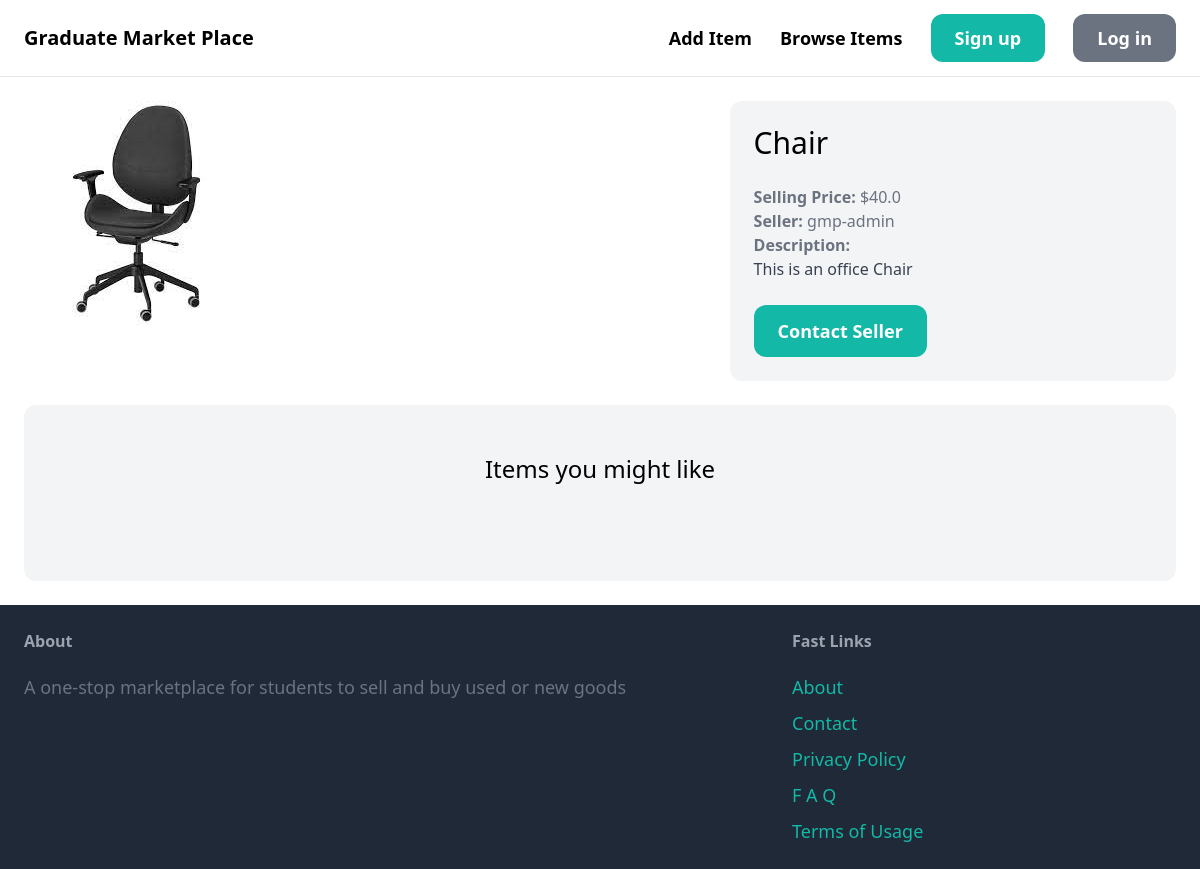
/items/2/, run on an earlier commit of the app's database.
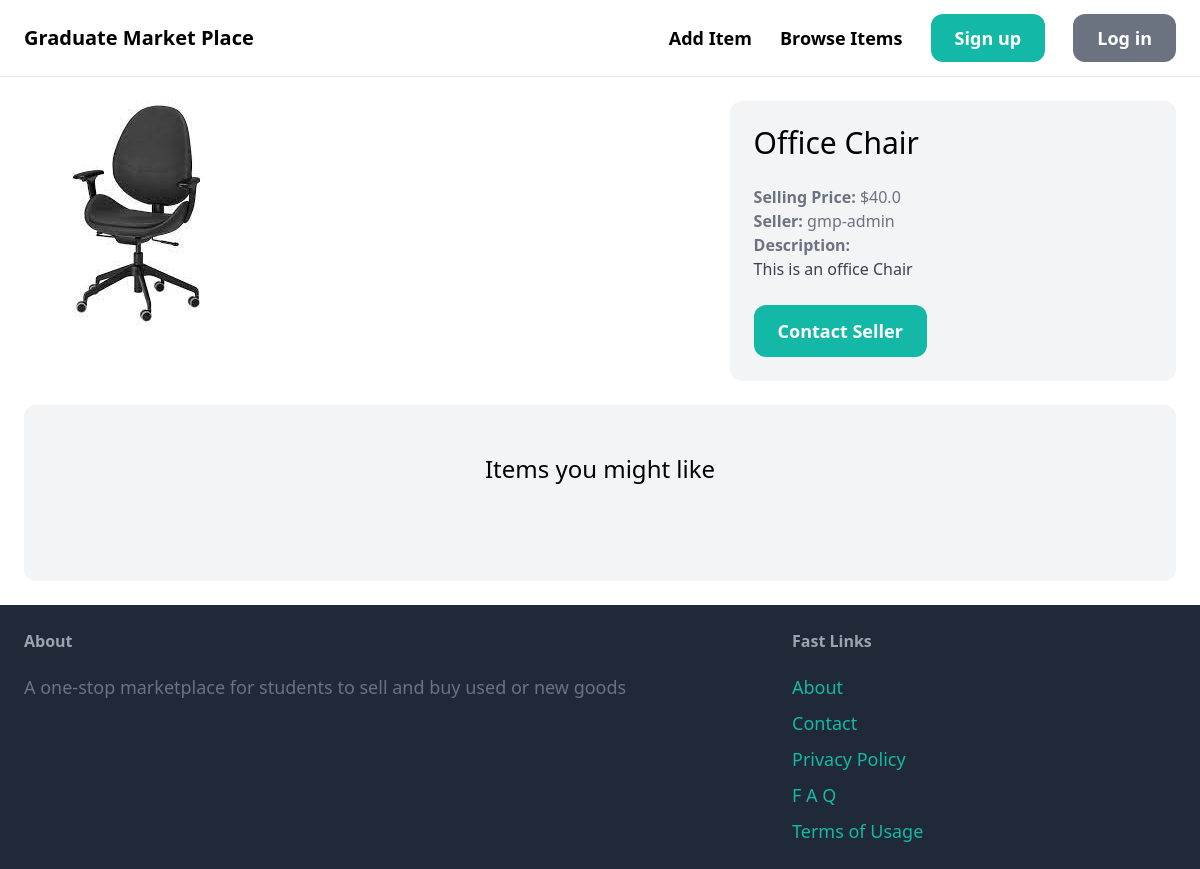
And on a later commit of the database.
### item/models.py (models this page shows, shortened)
class Item(models.Model):
    category = models.ForeignKey(Category, related_name='items', on_delete=models.CASCADE)
    name = models.CharField(max_length=255)
    description = models.TextField(blank=True, null=True)
    price = models.FloatField()
    image = models.ImageField(upload_to='item_images', blank=True, null=True)
    is_sold = models.BooleanField(default=False)
    posted_by = models.ForeignKey(User, related_name='items', on_delete=models.CASCADE)
    posted_at = models.DateTimeField(auto_now_add=True)

### item/views.py (the view)
# urls.py: path('<int:pk>/', views.detail, name='detail'),
def detail(request, pk):
    item = get_object_or_404(Item, pk=pk)
    related_items = Item.objects.filter(category = item.category, is_sold = False).exclude(pk=pk)[0:3]
    return render(request, 'item/detail.html',{
        'item': item,
        'related_items': related_items
    })

### item/templates/item/detail.html (shortened to what this page needs)
{% extends 'core/base.html' %}
{% block content %}
<div class="grid grid-cols-5 gap-6">
    <div class="col-span-3">
        <img src="{{ item.image.url }}" class="rounded-xl">
    </div>
    <div class="col-span-2 p-6 bg-gray-100 rounded-xl">
        <h1 class="mb-6 text-3xl">{{ item.name }}</h1>
        <p class="text-gray-500"><strong>Selling Price: </strong>${{ item.price }}</p>
        <p class="text-gray-500"><strong>Seller: </strong>{{ item.posted_by.username }}</p>
        {% if item.description %}
        <p class="text-gray-700">
            <strong class="text-gray-500">Description: </strong><br>
            {{ item.description }}
        </p>
        {% endif %}
        {% if request.user == item.posted_by %}
            <div class="mt-6 p-6 bg-white rounded-xl">
                <a href="{% url 'item:edititem' item.id %}" class="inline-block mt-4 px-4 py-3 text-lg font-semibold bg-teal-500 text-white rounded-xl">Edit</a>
                <a href="{% url 'item:deleteitem' item.id %}" class="inline-block mt-4 px-4 py-3 text-lg font-semibold bg-red-500 text-white rounded-xl">Delete</a>
            </div>
        {% else %}
            <a href="{% url 'chat:newchat' item.id %}" class="inline-block mt-6 px-6 py-3 text-lg font-semibold bg-teal-500 text-white rounded-xl hover:bg-teal-700"> Contact Seller</a>
        {% endif %}
    </div>
</div>
<div class="mt-6 px-6 py-12 bg-gray-100 rounded-xl">
    <h2 class="mb-12 text-2xl text-center">Items you might like</h2>
</div>
{% endblock %}

What changed in the data, as far as the page shows it:
changed Item "This is an office Chair": name "Chair" → "Office Chair"
